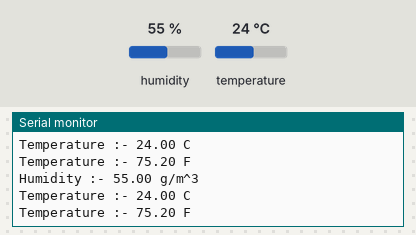
This sketch was run on a simulated Arduino Uno, built with avr-gcc and run on an emulated ATmega328P. Parts: the last lines printed to the serial monitor. The test bench sets the inputs (shaded band); at power-on: humidity 55 %, temperature 24 °C.

Above: at 1.7 s.
1.8 s: humidity set to 22 %
At 2.92 s:
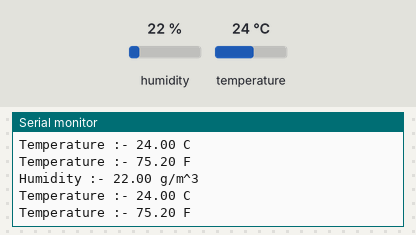
4.6 s: temperature set to 12 °C
At 4.97 s:
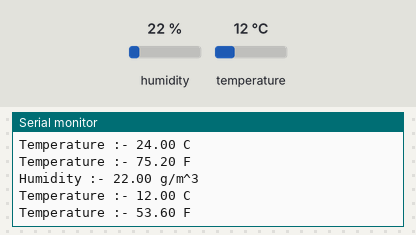
7.4 s: humidity set to 40 %
At 9.09 s:
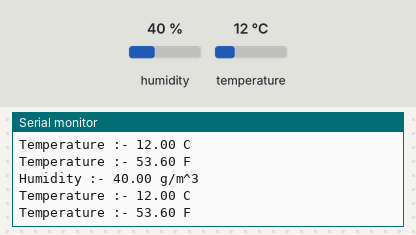
Timing chart, 0 to 10.6 s (numbered marks = the images above; inputs shaded):
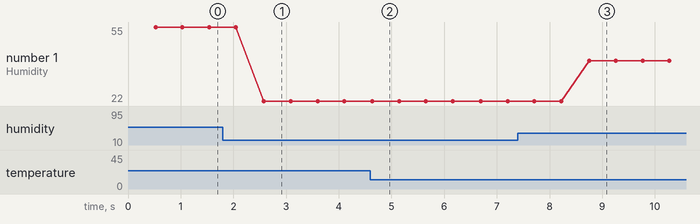

The sketch:

DHT11.ino
```cpp
#include <DHT.h>
int dhtPin=2;
#define Type DHT11
DHT sensor(dhtPin,Type);
float humidity;
float tempC;
float tempF;

void setup() {
  // put your setup code here, to run once:
  Serial.begin(9600);
  sensor.begin();
  delay(500);
}

void loop() {
  // put your main code here, to run repeatedly:
  humidity=sensor.readHumidity();
  tempC=sensor.readTemperature();
  tempF=sensor.readTemperature(true);
  Serial.print("Humidity :- ");
  Serial.print(humidity);
  Serial.println(" g/m^3");
  Serial.print("Temperature :- ");
  Serial.print(tempC);
  Serial.println(" C");
  Serial.print("Temperature :- ");
  Serial.print(tempF);
  Serial.println(" F");
  delay(500);
}
```

Measured:
- after the input at 1.8 s, the serial monitor: prints a new line after 0.78 s (image 1)
- after the input at 4.6 s, the serial monitor: prints a new line after 0.06 s (image 2)
- after the input at 7.4 s, the serial monitor: prints a new line after 1.4 s (image 3)
- plotted number 1: 55 → 22 after the input at 1.8 s, 22 → 40 after the input at 7.4 s
